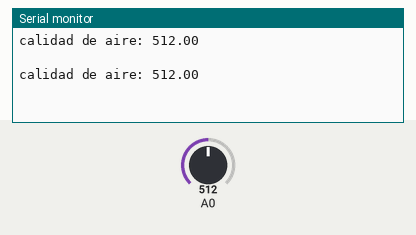
Simulated run of this sketch. Board: Arduino Uno, built with avr-gcc and run on an emulated ATmega328P. On the bench: the last lines printed to the serial monitor. The inputs (shaded band) are chosen by the test bench; at power-on: A0 = 512.

Above: at 4.8 s.
4.9 s: A0 set to 716
At 6.6 s:
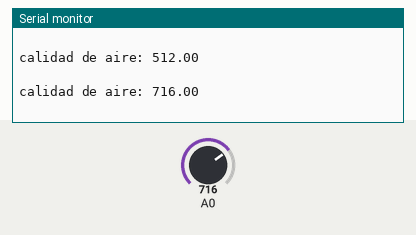
7.9 s: A0 set to 900
At 8.5 s:
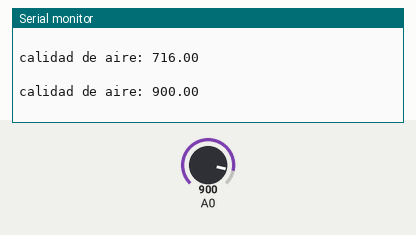
Timing chart, 0 to 10.9 s (numbered marks = the images above; inputs shaded):
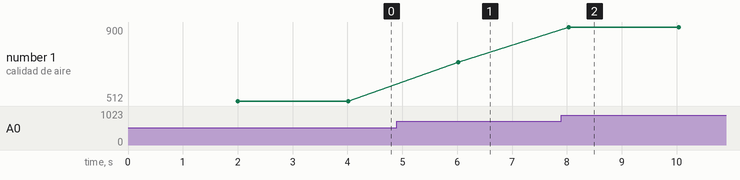

Measured:
- after the input at 4.9 s, the serial monitor: prints a new line after 1.1 s (image 1)
- after the input at 7.9 s, the serial monitor: prints a new line after 0.13 s (image 2)
- plotted number 1: 512 → 716 after the input at 4.9 s, 716 → 900 after the input at 7.9 s

The sketch:

ArduinoUno.ino
```cpp
#include <SoftwareSerial.h>

//Declarar variables
float m; //float to read mq135

#define rxPin 2
#define txPin 3 //salida

//
SoftwareSerial Trans(rxPin, txPin);               //Pines para Rx y Tx.

void setup()
{
  Serial.begin(9600);
  Trans.begin(9600);
  m=0;                           //Velocidad de envío para la transmisión al NodeMCU.
}

void loop()
{
    delay(2000);
    //Normal air returns approximately 100-150 ppm
    //bajo es peligroso para las plantas ya que se ayudan con este gas a producir la fotosintesis
    m = analogRead(A0);

    if (isnan(m))
    {
      Serial.println("Failed to read from MQ135 sensor!");
    }
    else
    {
      Serial.print("calidad de aire: ");
      Serial.println(m);
    }

    Serial.print(" \n");

    //transfiere los datos con un char identificador
    Trans.println('M'+ String(m)); //enviar datos en una cadena
}
```
